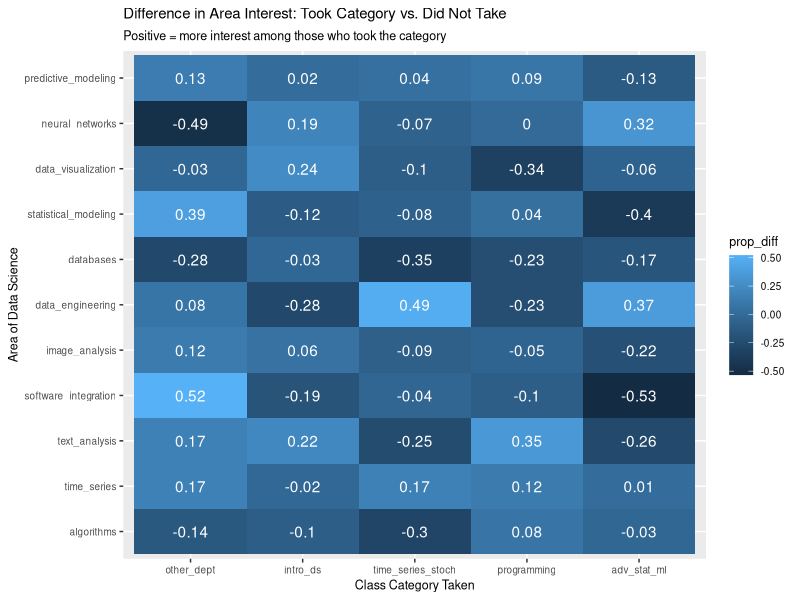

The R script that drew this image:
## ---- chunk 1
library(tidyverse)
library(knitr)

data <- read_csv("data/cleaned_combined_data.csv")
## ---- chunk 2
area_cols <- data %>% select(image_analysis:algorithms) %>% colnames()
area_cols
## ---- chunk 3
# The combined data already has a count column per category (from the Question 1 script).
# prereq_core is left out: everyone took at least one of those classes, so there's no comparison group.
category_cols <- c("intro_ds", "programming", "adv_stat_ml", "time_series_stoch", "other_dept")

# "Took the category" = at least one class in it
data_grouped <- data %>% mutate(across(all_of(category_cols), ~ .x > 0))

# Check: every category should have both takers and non-takers
data_grouped %>% summarise(across(all_of(category_cols), list(took = ~ sum(.x), not = ~ sum(!.x))))
## ---- chunk 4
# Proportion of respondents who took each category
categories_taken <- data_grouped %>% select(all_of(category_cols)) %>% colSums() %>% as.data.frame() %>% rownames_to_column()
colnames(categories_taken) <- c("category", "count")
categories_taken <- categories_taken %>% mutate(prop = count / nrow(data_grouped))
categories_taken

# Same for areas
areas_of_interest <- data_grouped %>% select(all_of(area_cols)) %>% colSums() %>% as.data.frame() %>% rownames_to_column()
colnames(areas_of_interest) <- c("area", "count")
areas_of_interest <- areas_of_interest %>% mutate(prop = count / nrow(data_grouped))
areas_of_interest %>% arrange(desc(prop))
## ---- chunk 5
# Counts of respondents choosing each category/area pair.
# Margins will exceed 49 since one person can be in multiple categories and select multiple areas.
category_area_count_table <- matrix(nrow = length(category_cols), ncol = length(area_cols))
colnames(category_area_count_table) <- area_cols
rownames(category_area_count_table) <- category_cols

for(cat in category_cols){
  counts <- data_grouped %>% filter(.data[[cat]] == TRUE) %>% select(all_of(area_cols)) %>% colSums()
  category_area_count_table[match(cat, category_cols),] <- counts
}
category_area_count_table %>% as.data.frame()
## ---- chunk 6
# For each category: proportion choosing an area among those who took it, minus the proportion among those who did not.
# Positive = people who took the category are more interested in that area.
pair_results <- expand_grid(category = category_cols, area = area_cols) %>%
  mutate(
    n_took = map_int(category, ~ sum(data_grouped[[.x]])),
    n_not = nrow(data_grouped) - n_took,
    prop_took = map2_dbl(category, area, ~ mean(data_grouped[[.y]][data_grouped[[.x]]])),
    prop_not = map2_dbl(category, area, ~ mean(data_grouped[[.y]][!data_grouped[[.x]]])),
    prop_diff = prop_took - prop_not,
    # Fisher's exact test on the 2x2 table (took category x selected area)
    p_value = map2_dbl(category, area, ~ fisher.test(table(factor(data_grouped[[.x]], levels = c(FALSE, TRUE)),
                                                           factor(data_grouped[[.y]], levels = c(FALSE, TRUE))))$p.value)
  ) %>%
  mutate(p_adj = p.adjust(p_value, method = "BH"))

# Pairs with biggest differences. 
pair_results %>% arrange(desc(abs(prop_diff))) %>% head(10)
## ---- chunk 7
pair_results$category <- factor(pair_results$category, levels = categories_taken %>% arrange(count) %>% pull(category))
pair_results$area <- factor(pair_results$area, levels = areas_of_interest %>% arrange(count) %>% pull(area))

prop_diff_plot_q2 <- ggplot(pair_results, aes(x = category, y = area, fill = prop_diff)) +
  geom_tile() +
  geom_text(aes(label = round(prop_diff, 2)), col = "white") +
  labs(x = "Class Category Taken", y = "Area of Data Science",
       title = "Difference in Area Interest: Took Category vs. Did Not Take",
       subtitle = "Positive = more interest among those who took the category") +
  theme(text = element_text(size = 9))

prop_diff_plot_q2
## ---- chunk 8
# Pairs with a raw p < 0.05, with BH-adjusted p alongside. Expect few to survive adjustment with n = 49.
significant_pairs <- pair_results %>%
  filter(p_value < 0.05) %>%
  arrange(p_value) %>%
  transmute(Category = category, Area = area, `Took Prop.` = round(prop_took, 2), `Not Took Prop.` = round(prop_not, 2),
            Difference = round(prop_diff, 2), `p (raw)` = round(p_value, 3), `p (BH adj.)` = round(p_adj, 3))
significant_pairs
## ---- chunk 9
save(pair_results, significant_pairs, prop_diff_plot_q2, category_area_count_table, file = "question_2_results.rda")
